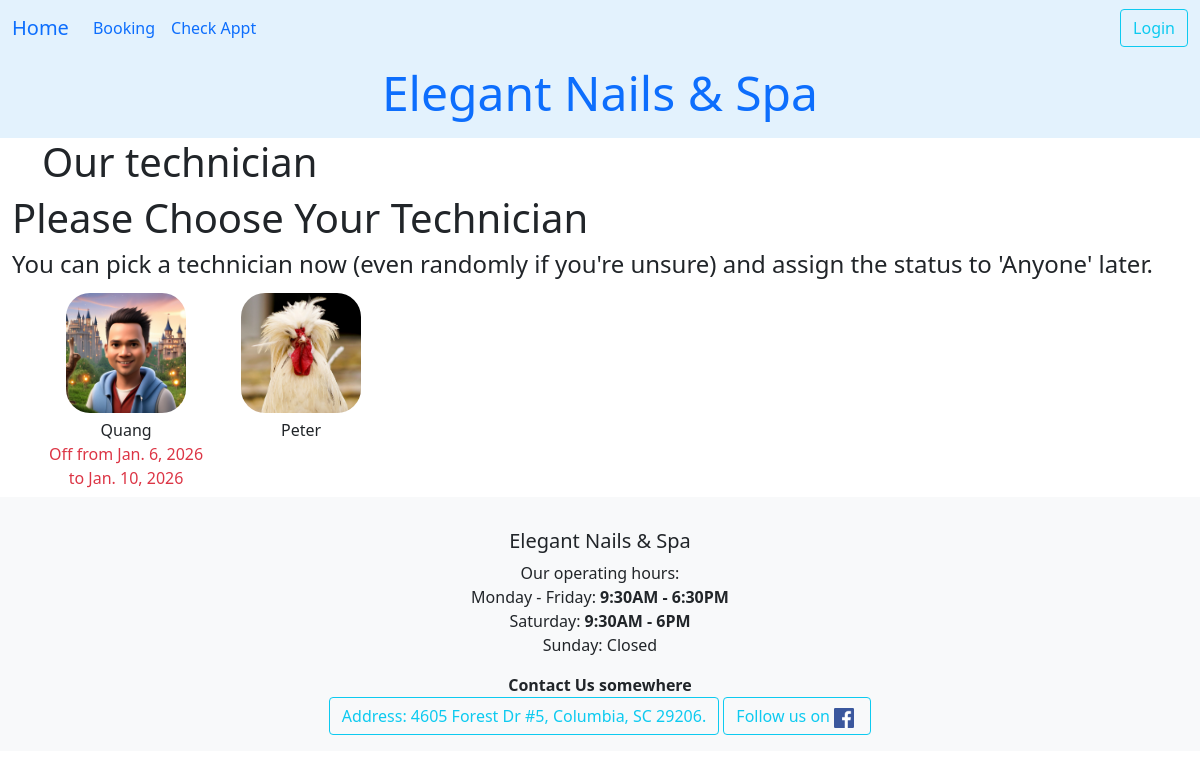
/dathen/first_step/, run on the app's committed database.
### ledger/models.py (models this page shows, shortened)
class Technician(models.Model):
    name = models.CharField(max_length=25)
    phone = PhoneNumberField()
    email = models.EmailField(max_length=40, null=True, blank=True)
    owner = models.ForeignKey(settings.AUTH_USER_MODEL, on_delete=models.DO_NOTHING)
    start_work_at = models.TimeField()
    end_work = models.TimeField()
    isWork = models.BooleanField(default=False)
    picture = models.ImageField(upload_to='tech_pictures/', null=True, editable=True)
    services = models.ManyToManyField("Service", blank=True, related_name="tech")
    time_come_in = models.DateTimeField(null=True)
    work_days = models.CharField(max_length=7, default="1111110", help_text="MTWTFSS: 1 for work, 0 for off")
    vacation_start = models.DateField(null=True, blank=True, help_text="Start vacation")
    vacation_end = models.DateField(null=True, blank=True, help_text="End vacation, back work!")
    date_go_work = models.DateField(null=True, blank=True)
    history = HistoricalRecords()
    hire_date = models.DateField(auto_now_add=True, help_text="Date when the technician was hired")
    experience = models.PositiveIntegerField(default=0, help_text="Years of experience in the field")
    bio = models.TextField(max_length=500, null=True, blank=True, help_text="Short bio about the technician")
    view_count = models.IntegerField(default=0)
    is_accept_booking = models.BooleanField(default=True, help_text="Is the technician accepting new bookings?")
    def still_vacation(self):
        if self.vacation_end:
            return self.vacation_end > timezone.now().date()
        return False
    class Meta:
        unique_together = ('name','phone',)
        ordering = ['time_come_in','name']
    def get_absolute_url(self):
        return reverse("datHen:technician_detail", kwargs={"pk": self.pk})

### datHen/views.py (the view)
# urls.py: path('first_step/', views.FirstStep.as_view(), name='first_step' ),
class FirstStep(View):
    template = 'datHen/first_step.html'
    def get(self,request):
        tech = Technician.objects.filter(is_accept_booking=True).exclude(name="anyOne")
        cont = {'allTech': tech}
        return render(request, self.template, cont)

### datHen/templates/datHen/first_step.html (shortened to what this page needs)
{% extends 'base.html' %}
{% load crispy_forms_tags %}
{% load static %}
{% block heading %}
    <h1 class='title'>Our technician</h1>
{% endblock heading %}
{% block content %}
<h1>Please Choose Your Technician</h1>
<h4>You can pick a technician now (even randomly if you're unsure) and assign the status to 'Anyone' later.</h4>
    <div class="container text-center">
        <div class="row row-cols-auto">
            {% for employee in allTech %}
          <div class="col">
            <a href="{{ employee.get_absolute_url }}" id="tech-item" class="text-decoration-none link-offset-2 link-underline link-underline-opacity-0">
                <img src="{% if employee.picture %} {{ employee.picture.url }} {% else %} {% static 'ledger/images/person.jpg' %} {% endif %}" class="img-fluid" alt="{{ employee.name }}" style="width: 120px; height: 120px; object-fit: cover;" id="tech-pic">
                <div id="tech-name">{{ employee.name | title }} </div>
                {% if employee.still_vacation %}
                    <div class="text-danger">Off from {{ employee.vacation_start }} <br>to {{ employee.vacation_end }}</div>
                {% endif %}
            </a>
            </div>
            {% endfor %}
        </div>
      </div>
{% endblock content %}
{% block footer %}
    <strong>Contact Us somewhere</strong>
{% endblock footer %}

### datHen/templates/datHen/first_step.html (style rules this page uses)
#tech-item { display: flex; flex-direction: column; align-items: center; text-decoration: none; color: inherit; padding: 7px; }
#tech-pic { width: 120px; height: 120px; object-fit: cover; border-radius: 20%; }
#tech-name { margin-top: 5px; font-size: 16px; }

### data on the page
Technician: picture (picture), name "Quang", vacation_start "Jan. 6, 2026", vacation_end "Jan. 10, 2026"
Technician: picture (picture), name "Peter"
